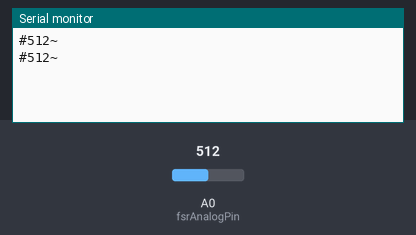
A sketch run on a simulated Arduino Uno, built with avr-gcc and run on an emulated ATmega328P. On the bench: the last lines printed to the serial monitor. The inputs (shaded band) are chosen by the test bench; at power-on: A0 (fsrAnalogPin) = 512.

Above: at 2.8 s.
2.9 s: A0 (fsrAnalogPin) set to 716
At 5.0 s:
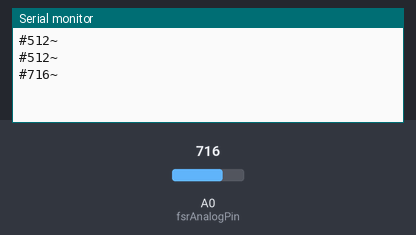
5.6 s: A0 (fsrAnalogPin) set to 900
At 6.9 s:
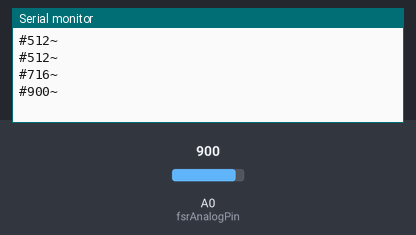
Timing chart, 0 to 8.6 s (numbered marks = the images above; inputs shaded):
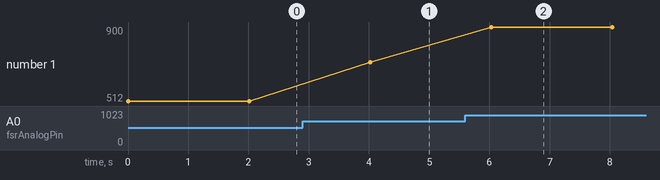

Measured:
- after the input at 2.9 s, the serial monitor: prints a new line after 1.1 s (image 1)
- after the input at 5.6 s, the serial monitor: prints a new line after 0.43 s (image 2)
- plotted number 1: 512 → 716 after the input at 2.9 s, 716 → 900 after the input at 5.6 s

The sketch:

FSR.ino
```cpp
int fsrAnalogPin = 0;
int fsrReading;

void setup() {
  // put your setup code here, to run once:
  Serial.begin(9600);
}

void loop() {
  // put your main code here, to run repeatedly:
  sendAndroidValues();
  delay(2000);
}

void sendAndroidValues(){
  fsrReading = analogRead(fsrAnalogPin);
  Serial.print("#");
  Serial.print(fsrReading);
  Serial.print("~");
  Serial.println();
  delay(10);
}
```
